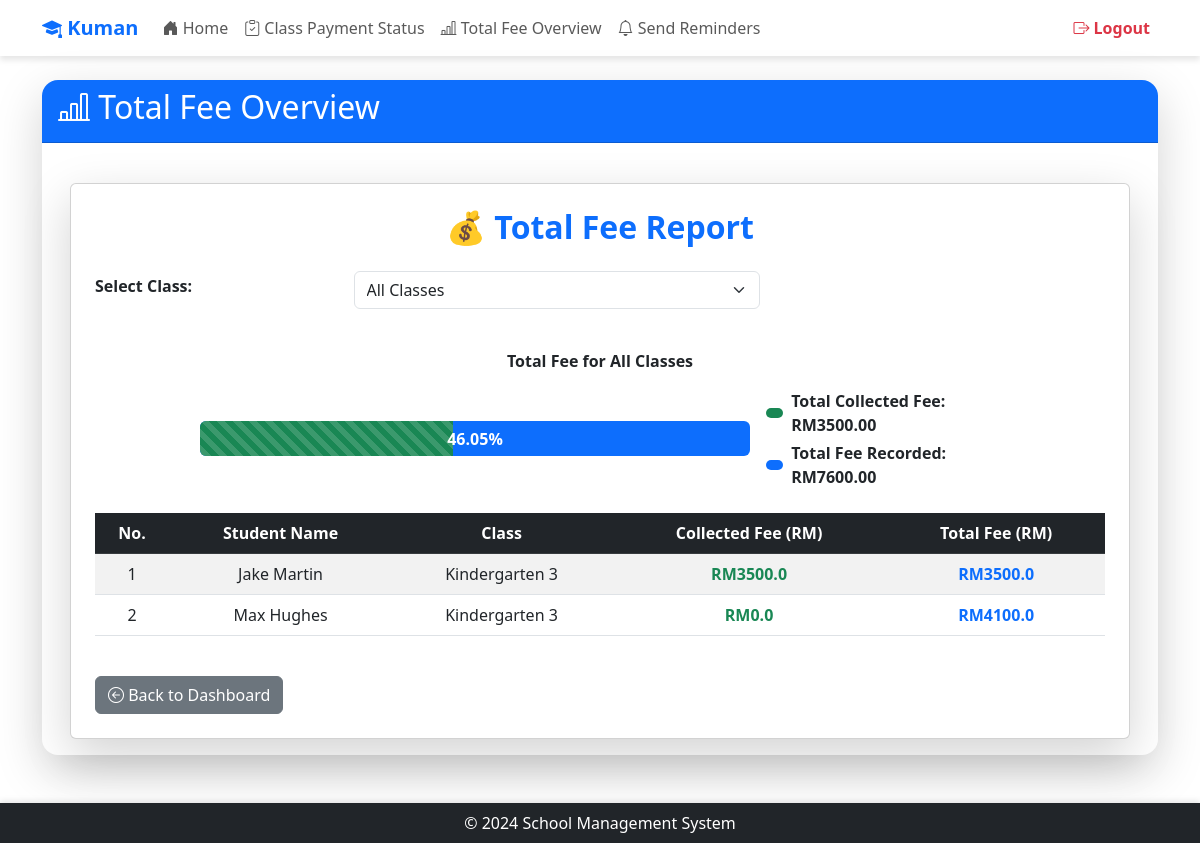
Page /teacher/generate-total-fee (signed in) on the committed database.
### app/models/models.py (models this page shows)
class Settings(db.Model):
    __tablename__ = 'Settings'
    setting_key = db.Column('SettingKey', db.String, primary_key=True)
    setting_value = db.Column('SettingValue', db.String, nullable=False)
    description = db.Column('Description', db.String, nullable=False)
    category = db.Column('Category', db.String, nullable=False)

class User(UserMixin, db.Model):
    __tablename__ = 'User'
    id = db.Column('Id', db.String, primary_key=True, default=lambda: str(uuid.uuid4()))
    password = db.Column('Password', db.String, nullable=True)
    role_id = db.Column('RoleId', db.String, ForeignKey('Role.RoleId', ondelete='SET NULL'))
    email = db.Column('Email', db.String, nullable=False)
    first_name = db.Column('FirstName', db.String, nullable=False)
    last_name = db.Column('LastName', db.String, nullable=False)
    date_of_birth = db.Column('DateOfBirth', db.Date, nullable=False)
    role = relationship('Role', back_populates='users')
    parent_relations = relationship('ParentStudentRelation', back_populates='parent', foreign_keys='ParentStudentRelation.parent_id')
    student_relations = relationship('ParentStudentRelation', back_populates='student', foreign_keys='ParentStudentRelation.student_id')
    student_fees = relationship('StudentFeeAssignment', back_populates='student')
    class_assignments_teacher = relationship('ClassAssignment', back_populates='teacher', foreign_keys='ClassAssignment.teacher_id')
    class_assignments_student = relationship('ClassAssignment', back_populates='student', foreign_keys='ClassAssignment.student_id')
    messages_sent = relationship('Notification', back_populates='teacher', foreign_keys='Notification.teacher_id')
    messages_received = relationship('Notification', back_populates='student', foreign_keys='Notification.student_id')

class Class(db.Model):
    __tablename__ = 'Class'
    class_id = db.Column('ClassId', db.String, primary_key=True, default=lambda: str(uuid.uuid4()))
    class_name = db.Column('ClassName', db.String, nullable=False)
    description = db.Column('Description', db.String, nullable=True)
    assignments = relationship('ClassAssignment', back_populates='class_')

### app/routes/teacher/generate_total_fee.py (the view)
@teacher.route('/generate-total-fee')
@login_required
@role_required('2')
def generate_total_fee():
    selected_class = request.args.get('class_name', None)
    query = (
        db.session.query(
            User.first_name,
            User.last_name,
            Class.class_name,
            FeeRecord.total_amount,
            FeeRecord.status_id,
            PaymentStatus.status_name
        )
        .join(ClassAssignment, ClassAssignment.student_id == User.id)
        .join(Class, Class.class_id == ClassAssignment.class_id)
        .join(StudentFeeAssignment, StudentFeeAssignment.student_id == User.id)
        .join(FeeRecord, FeeRecord.fee_assignment_id == StudentFeeAssignment.fee_assignment_id)
        .join(PaymentStatus, PaymentStatus.status_id == FeeRecord.status_id)
        .filter(ClassAssignment.class_id.in_(
            db.session.query(ClassAssignment.class_id)
            .filter(ClassAssignment.teacher_id == current_user.id)
        ))
    )
    if selected_class:
        query = query.filter(Class.class_name == selected_class)
    fee_records = query.all()
    filtered_fee_records = fee_records if not selected_class else [record for record in fee_records if record.class_name == selected_class]
    total_collected_fee = sum(record.total_amount for record in filtered_fee_records if record.status_name == 'Paid')
    total_fee_recorded = sum(record.total_amount for record in filtered_fee_records)
    students = {}
    for record in filtered_fee_records:
        student_name = f"{record.first_name} {record.last_name}"
        if student_name not in students:
            students[student_name] = {
                "class_name": record.class_name,
                "total_fee": 0.0,
                "collected_fee": 0.0
            }
        students[student_name]["total_fee"] += float(record.total_amount) if record.total_amount else 0.0
        if record.status_name == "Paid":
            students[student_name]["collected_fee"] += float(record.total_amount)
    student_list = [{"name": name, **data} for name, data in students.items()]
    class_names = (
        db.session.query(Class.class_name)
        .join(ClassAssignment, ClassAssignment.class_id == Class.class_id)
        .filter(ClassAssignment.teacher_id == current_user.id)
        .distinct()
        .all()
    )
    class_names = [class_name[0] for class_name in class_names]
    fee_summary_title = f"Total Fee for Class {selected_class}" if selected_class else "Total Fee for All Classes"
    return render_template(
        'teacher/total_fee.html',
        students=student_list,
        total_collected_fee=total_collected_fee,
        total_fee_recorded=total_fee_recorded,
        class_names=class_names,
        selected_class=selected_class,
        fee_summary_title=fee_summary_title,
        app_name=app_name()
    )

### app/__init__.py (called while the page is built)
@login_manager.user_loader
def load_user(user_id):
    from .models.models import User
    return User.query.get(user_id)

### app/routes/routes.py (called while the page is built)
def app_name():
    app_name = "School Management System"
    with current_app.app_context():
        setting = Settings.query.filter_by(setting_key='school_name').first()
        if setting and setting.setting_value:
            app_name = setting.setting_value
    return app_name

def role_required(*roles):
    def decorator(f):
        @wraps(f)
        def decorated_function(*args, **kwargs):
            if not current_user.is_authenticated or current_user.role_id not in roles:
                abort(403)  # Forbidden access if role does not match
            return f(*args, **kwargs)
        return decorated_function
    return decorator

### app/templates/teacher/total_fee.html (shortened to what this page needs)
{% extends "share/dashboard.html" %}
{% block card_title %}<i class="bi bi-bar-chart-line"></i> Total Fee Overview{% endblock %}
{% block card_content %}
<div class="container mt-4">
    <div class="card shadow-lg p-4">
        <h2 class="text-center text-primary fw-bold mb-4">💰 Total Fee Report</h2>
        <form method="get" action="{{ url_for('teacher.generate_total_fee') }}" class="mb-3">
            <div class="row align-items-center">
                <div class="col-md-3">
                    <label for="class_name" class="form-label fw-bold">Select Class:</label>
                </div>
                <div class="col-md-5">
                    <select name="class_name" id="class_name" class="form-select" onchange="this.form.submit()">
                        <option value="">All Classes</option>
                    </select>
                </div>
            </div>
        </form>
        {% set progress = 0 %}
        {% if total_fee_recorded > 0 %}
            {% set progress = (total_collected_fee / total_fee_recorded * 100) | round(2) %}
        {% endif %}
        <div class="progress-container my-4">
            <p class="fw-bold text-center">{{ fee_summary_title }}</p>
            <div class="progress-wrapper d-flex align-items-center justify-content-center">
                <div class="progress bg-primary">
                    <div class="progress-bar bg-success progress-bar-striped progress-bar-animated"
                         role="progressbar"
                         aria-valuenow="{{ progress }}"
                         aria-valuemin="0"
                         aria-valuemax="100"
                         data-progress="{{ progress }}">
                        <span class="progress-text">{{ progress }}%</span>
                    </div>
                </div>
                <div class="ms-3">
                    <div class="d-flex align-items-center">
                        <span class="fee-indicator bg-success me-2"></span> <span class="fw-bold">Total Collected Fee: RM{{ total_collected_fee }}</span>
                    </div>
                    <div class="d-flex align-items-center mt-1">
                        <span class="fee-indicator bg-primary me-2"></span> <span class="fw-bold">Total Fee Recorded: RM{{ total_fee_recorded }}</span>
                    </div>
                </div>
            </div>
        </div>
        <div class="table-responsive">
            <table class="table table-striped table-hover text-center">
                <thead class="table-dark">
                    <tr>
                        <th>No.</th>
                        <th>Student Name</th>
                        <th>Class</th>
                        <th>Collected Fee (RM)</th>
                        <th>Total Fee (RM)</th>
                    </tr>
                </thead>
                <tbody>
                    {% for student in students %}
                    <tr>
                        <td>{{ loop.index }}</td>
                        <td>{{ student.name }}</td>
                        <td>{{ student.class_name }}</td>
                        <td class="text-success fw-bold">RM{{ student.collected_fee }}</td>
                        <td class="text-primary fw-bold">RM{{ student.total_fee }}</td>
                    </tr>
                    {% endfor %}
                </tbody>
            </table>
        </div>
        <div class="text-left mt-4">
            <a href="{{ url_for('teacher.dashboard') }}" class="btn btn-secondary">
                <i class="bi bi-arrow-left-circle"></i> Back to Dashboard
            </a>
        </div>
    </div>
</div>
{% endblock %}

### app/templates/share/dashboard.html (shortened to what this page needs)
<!DOCTYPE html>
<html lang="en">
  <head>
    <link href="https://cdn.jsdelivr.net/npm/bootstrap@5.3.0-alpha1/dist/css/bootstrap.min.css" rel="stylesheet" />
    <link href="https://cdn.jsdelivr.net/npm/bootstrap-icons/font/bootstrap-icons.css" rel="stylesheet" />
  </head>
  <body>
    <header class="navbar navbar-expand-lg navbar-light">
      <div class="container">
        <a class="navbar-brand text-primary fw-bold"
          href="{% if current_user.role_id == '1' %}
                    {{ url_for('admin.dashboard') }}
                {% elif current_user.role_id == '2' %}
                    {{ url_for('teacher.dashboard') }}
                {% elif current_user.role_id == '3' %}
                    {{ url_for('parent.dashboard') }}
                {% elif current_user.role_id == '4' %}
                    {{ url_for('accountant.dashboard') }}
                {% else %}
                    {{ url_for('views.home') }}
                {% endif %}">
          <i class="bi bi-mortarboard-fill"></i> {{ app_name }}
        </a>
        <div class="collapse navbar-collapse" id="navbarNav">
          <ul class="navbar-nav me-auto">
            <li class="nav-item">
              <a class="nav-link"
                 href="{% if current_user.role_id == '1' %}
                          {{ url_for('admin.dashboard') }}
                       {% elif current_user.role_id == '2' %}
                          {{ url_for('teacher.dashboard') }}
                       {% elif current_user.role_id == '3' %}
                          {{ url_for('parent.dashboard') }}
                       {% elif current_user.role_id == '4' %}
                          {{ url_for('accountant.dashboard') }}
                       {% else %}
                          {{ url_for('views.home') }}
                       {% endif %}">
                <i class="bi bi-house-door-fill"></i> Home
              </a>
            </li>
            {% if current_user.role_id == '1' %}
              <li class="nav-item">
                <a class="nav-link" href="{{ url_for('admin.manage_users') }}">
                  <i class="bi bi-people"></i> Manage Users
                </a>
              </li>
              <li class="nav-item">
                <a class="nav-link" href="{{ url_for('admin.fee_management') }}">
                  <i class="bi bi-cash-coin"></i> Fee Management
                </a>
              </li>
              <li class="nav-item">
                <a class="nav-link" href="{{ url_for('admin.class_assignments') }}">
                  <i class="bi bi-clipboard-data"></i> Class Assignments
                </a>
              </li>
              <li class="nav-item">
                <a class="nav-link" href="{{ url_for('admin.parent_student') }}">
                  <i class="bi bi-person-check"></i> Parent-Student Data
                </a>
              </li>
              <li class="nav-item">
                <a class="nav-link" href="{{ url_for('admin.system_settings') }}">
                  <i class="bi bi-gear"></i> System Settings
                </a>
              </li>
            {% elif current_user.role_id == '2' %}
              <li class="nav-item">
                <a class="nav-link" href="{{ url_for('teacher.fee_status') }}">
                  <i class="bi bi-clipboard-check"></i> Class Payment Status
                </a>
              </li>
              <li class="nav-item">
                <a class="nav-link" href="{{ url_for('teacher.generate_total_fee') }}">
                  <i class="bi bi-bar-chart-line"></i> Total Fee Overview
                </a>
              </li>
              <li class="nav-item">
                <a class="nav-link" href="{{ url_for('teacher.send_reminders') }}">
                  <i class="bi bi-bell"></i> Send Reminders
                </a>
              </li>
            {% endif %}
          </ul>
          <ul class="navbar-nav ms-auto">
            <li class="nav-item">
              <a class="nav-link text-danger fw-bold" href="{{ url_for('auth.logout') }}">
                <i class="bi bi-box-arrow-right"></i> Logout
              </a>
            </li>
          </ul>
        </div>
      </div>
    </header>
    <main class="container mt-4">
      <div class="card border-0 shadow-lg rounded-4">
        <div class="card-header text-white bg-primary rounded-top-4">
          <h2>{% block card_title %} {% endblock %}</h2>
        </div>
        <div class="card-body">
          {% block card_content %} {% endblock %}
        </div>
      </div>
    </main>
    <footer class="bg-dark text-white py-2 mt-5 text-center sticky-footer">
      <div class="container">
        <p class="m-0">&copy; 2024 School Management System</p>
      </div>
    </footer>
  </body>
</html>

### app/templates/share/dashboard.html (style rules this page uses)
html, body { height: 100%; }
body { display: flex; flex-direction: column; min-height: 100vh; }
main { flex: 1; }
.navbar { background: rgba(255, 255, 255, 0.9); box-shadow: 0 4px 6px rgba(0, 0, 0, 0.1); }
.navbar-nav .nav-link { font-weight: 500; transition: 0.3s; }
.sticky-footer { position: sticky; bottom: 0; width: 100%; box-shadow: 0 -2px 6px rgba(0, 0, 0, 0.1); }

### app/templates/teacher/total_fee.html (style rules this page uses)
.progress-container { max-width: 800px; width: 100%; margin: auto; }
.progress-wrapper { display: flex; align-items: center; justify-content: center; }
.progress { width: 80%; height: 35px; position: relative; }
.progress-bar { transition: width 0.6s ease-in-out; font-size: 16px; font-weight: bold; display: flex; align-items: center; justify-content: center; }
.progress-text { color: white; font-weight: bold; position: absolute; left: 50%; top: 50%; transform: translate(-50%, -50%); white-space: nowrap; }
.fee-indicator { display: inline-block; width: 20px; height: 10px; border-radius: 5px; }

### rows in the picture
Settings: SettingValue "Kuman"
User: name "Jake Martin", class_name "Kindergarten 3", collected_fee "3500.0", total_fee "3500.0"
User: name "Max Hughes", class_name "Kindergarten 3", collected_fee "0.0", total_fee "4100.0"

### other values in the picture
{{ fee_summary_title }} "Total Fee for All Classes"
{{ progress }} "46.05"
{{ total_collected_fee }} "3500.00"
{{ total_fee_recorded }} "7600.00"
